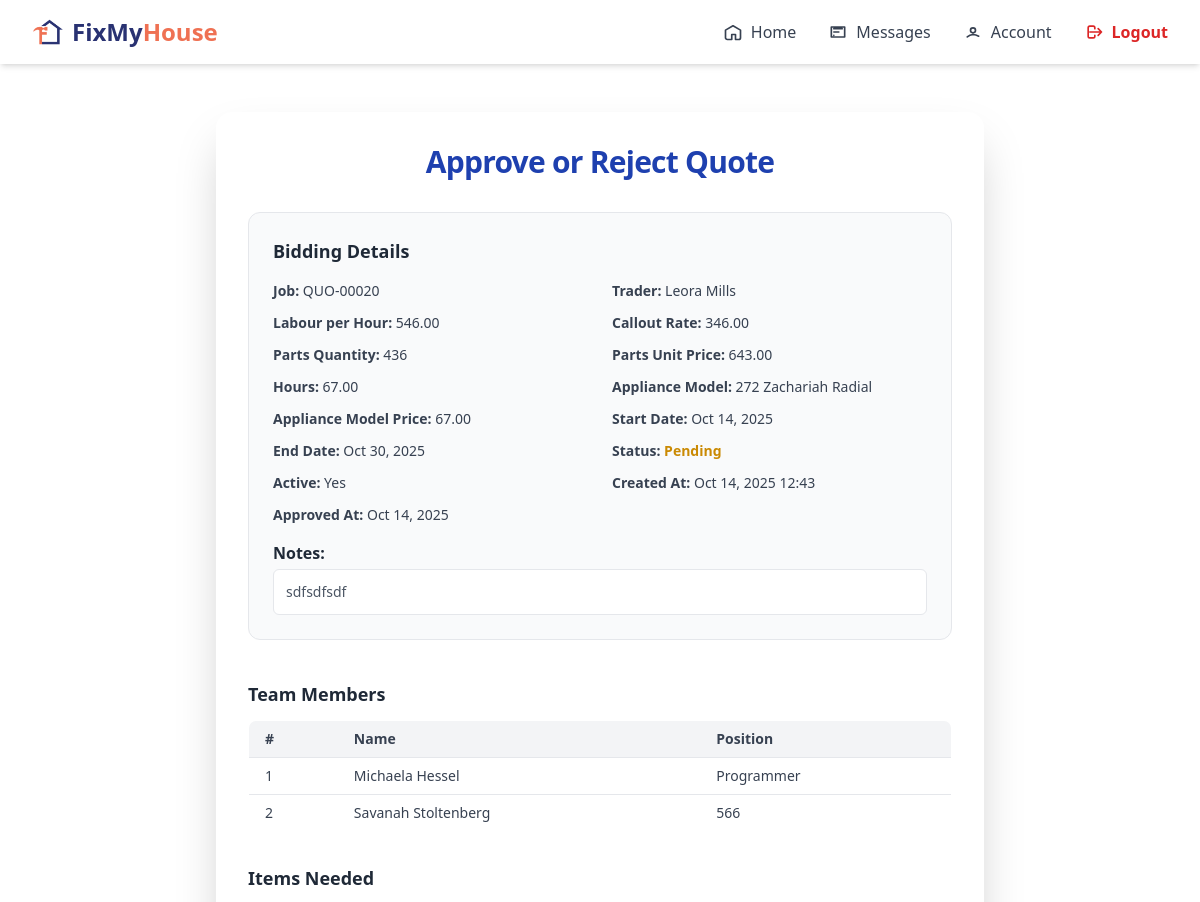
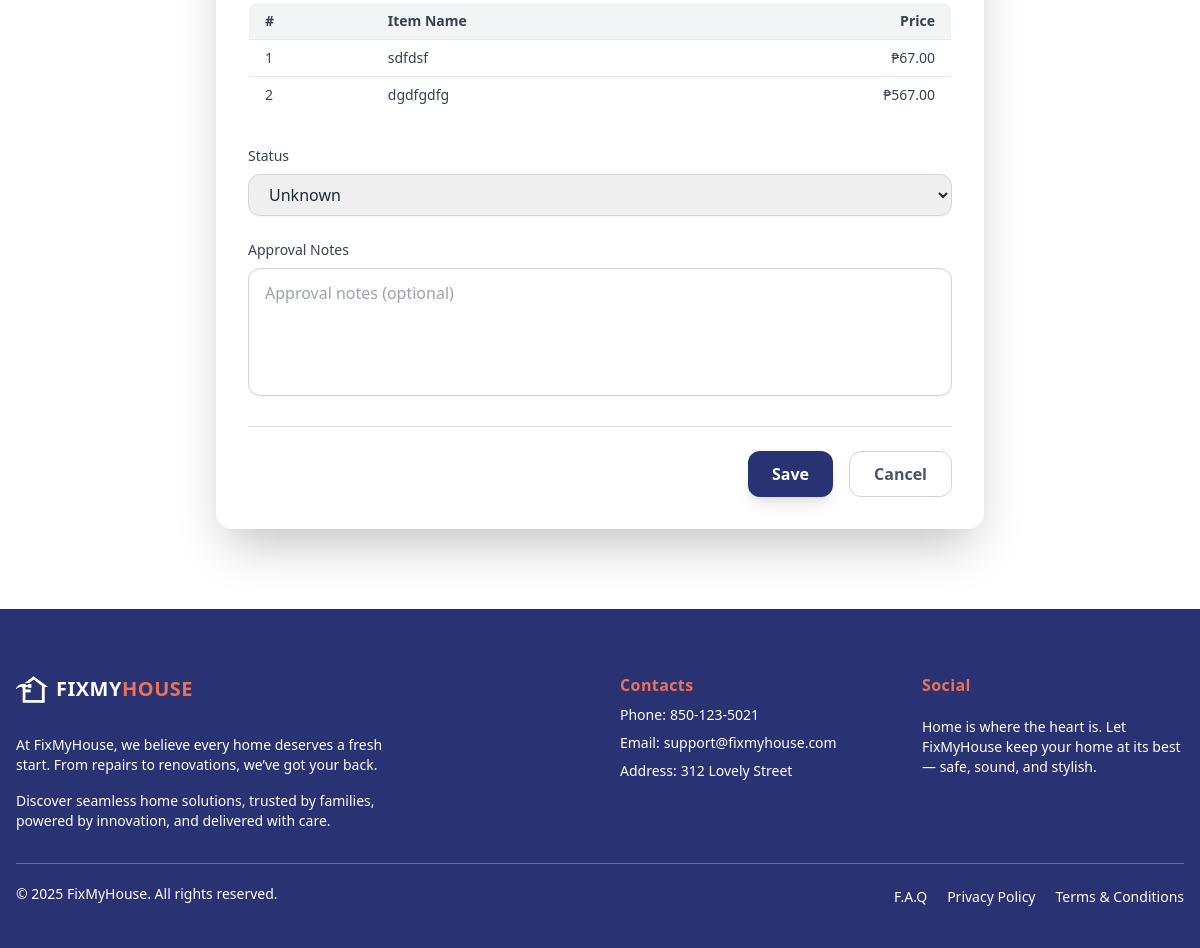
Screenshot of /agent/bidding/15/approve/ (signed in) with the database file from the repository (2 pictures, top to bottom).
### trader/models/biddingTrader.py (models this page shows, shortened)
class Bidding(models.Model):
    trader = models.ForeignKey(TraderRegistration, on_delete=models.CASCADE, related_name='bid_trader')
    agent = models.ForeignKey(AgentRegister, on_delete=models.SET_NULL, null=True, blank=True, related_name='bid_agent')
    jobs = models.ForeignKey(Jobs, on_delete=models.SET_NULL, null=True, blank=True, related_name='jobs_related')
    team_member = models.ManyToManyField(TeamMember, related_name='biddings_related', blank=True)
    labour_per_hour = models.DecimalField(max_digits=10, decimal_places=2, null=True, blank=True)
    callout_rate = models.DecimalField(max_digits=10, decimal_places=2, null=True, blank=True)
    parts_qty = models.PositiveIntegerField(default=0)
    parts_unit_price = models.DecimalField(max_digits=10, decimal_places=2, default=0)
    hours = models.DecimalField(max_digits=5, decimal_places=2, default=0)
    appliance_model_price = models.DecimalField(max_digits=10, decimal_places=2, default=0)
    appliance_model = models.CharField(max_length=100, blank=True, null=True)
    notes = models.TextField(blank=True, null=True)
    created_at = models.DateTimeField(auto_now_add=True)
    start_date = models.DateTimeField(blank=True, null=True)
    end_date = models.DateTimeField(blank=True, null=True)
    is_approved = models.BooleanField(null=True, blank=True, default=None, help_text="None=pending, True=approved, False=rejected")
    is_active = models.BooleanField(null=True, blank=True, default=True)
    approved_at = models.DateField(auto_now_add=True, null=True, blank=True)
    approved_by = models.ForeignKey(AgentRegister, on_delete=models.SET_NULL, null=True, blank=True, related_name='approved_bids')
    approval_notes = models.TextField(blank=True, null=True)

### trader/models/jobs.py (models this page shows, shortened)
class Jobs(models.Model):
    agent = models.ForeignKey(AgentRegister, on_delete=models.CASCADE, related_name='jobs_agent')
    trader = models.ForeignKey(TraderRegistration, on_delete=models.SET_NULL, null=True, blank=True, related_name='jobs_trader')
    property = models.ForeignKey(Property, on_delete=models.SET_NULL, null=True, blank=True, related_name='jobs_property')
    STATUS_CHOICES = [
        ('quoted', 'Quoted'),
        ('confirmed', 'Confirmed'),
        ('approved', 'Approved'),
        ('scheduled', 'Scheduled'),
    ]
    address = models.TextField(blank=True, null=True)
    category = models.ForeignKey(Services, on_delete=models.SET_NULL, null=True, blank=True, related_name='category_services')
    renter = models.CharField(max_length=100, null=True, blank=True)
    priority = models.BooleanField(default=False)  # True = High Priority
    job_code = models.CharField(max_length=20, unique=True)
    notes = models.TextField()
    status = models.CharField(max_length=20, choices=STATUS_CHOICES, default='quoted')
    bid_status = models.CharField(max_length=20, choices=[('open', 'Open'), ('closed', 'Closed')], default='open')
    bid_count = models.IntegerField(default=0)
    quoted_at = models.DateField(default=timezone.now)
    confirmed_at = models.DateField(null=True, blank=True)
    approved_at = models.DateField(null=True, blank=True)
    scheduled_at = models.DateField(null=True, blank=True)
    is_active = models.BooleanField(null=True, blank=True, default=True)
    start_date = models.DateField(null=True, blank=True)
    end_date = models.DateField(null=True, blank=True)
    issue_found_at = models.DateField(null=True, blank=True)
    renter_availability = models.DateField(null=True, blank=True)
    issue_been_fixed_before = models.BooleanField(default=False)
    def __str__(self):
        return self.job_code

### trader/models/registerTrader.py (models this page shows, shortened)
class TraderRegistration(models.Model):
    user = models.OneToOneField(User, on_delete=models.CASCADE, null=True, blank=True)
    name = models.CharField(max_length=255)
    email = models.EmailField()
    phone = models.CharField(max_length=50)
    password = models.CharField(max_length=255, null=True, blank=True)
    isAdmin = models.BooleanField(default=False)
    isDirector = models.BooleanField(default=True)
    isTeamMember = models.BooleanField(default=False)
    COMPANY_TYPE_CHOICES = [
        ('sole_trader', 'Sole Trader'),
        ('company', 'Company'),
    ]
    INDUSTRIES_CHOICES = [
        ('air_conditioning', 'Air Conditioning'),
        ('cleaning', 'Cleaning'),
        ('electrical', 'Electrical'),
        ('gardening', 'Gardening'),
        ('general_maintenance', 'General Maintenance'),
        ('glazing', 'Glazing'),
        ('pest_control', 'Pest Control'),
        ('plumbing_gas', 'Plumbing / Gas'),
        ('tree_cutting', 'Tree Cutting'),
        ('steel_works', 'Steel Works'),
        ('safety', 'Safety'),
    ]
    company_type = models.CharField(max_length=100, choices=COMPANY_TYPE_CHOICES, default='company')
    company_name = models.CharField(max_length=255, blank=True, null=True)
    company_address = models.CharField(max_length=255, blank=True, null=True)
    company_email = models.EmailField(blank=True, null=True)
    company_landline = models.CharField(max_length=50, blank=True, null=True)
    gst_registered = models.BooleanField(default=False)
    abn = models.CharField(max_length=20, blank=True, null=True)
    industry = models.CharField(max_length=100, choices=INDUSTRIES_CHOICES, blank=True, null=True)
    state = models.CharField(max_length=100, blank=True)
    municipality = models.CharField(max_length=100, blank=True)
    city = models.CharField(max_length=100, blank=True)
    address_line_1 = models.CharField(max_length=255, blank=True, null=True)
    address_line_2 = models.CharField(max_length=255, blank=True, null=True)
    postal_code = models.CharField(max_length=20, blank=True)
    def __str__(self):
        return self.name

### trader/models/teamMember.py (models this page shows, shortened)
class TeamMember(models.Model):
    user = models.OneToOneField(User, on_delete=models.CASCADE, null=True, blank=True)
    trader = models.ForeignKey(TraderRegistration,
        on_delete=models.CASCADE, related_name='team_members')
    teamName = models.CharField(max_length=255)
    position = models.CharField(max_length=100)
    labour_rate_per_hour = models.DecimalField(max_digits=8, decimal_places=2, null=True, blank=True)
    callout_rate = models.DecimalField(max_digits=8, decimal_places=2, null=True, blank=True)
    contact_number = models.CharField(max_length=50, blank=True)
    email = models.EmailField(blank=True)
    active_postal_codes = models.CharField(max_length=255, blank=True)  # Comma-separated
    holidays = models.JSONField(blank=True, default=list) # Store as comma-separated dates or JSON
    time_in = models.TimeField(null=True, blank=True)
    time_out = models.TimeField(null=True, blank=True)
    IsWorkInHoliday = models.BooleanField(default=False)
    holidayTime_in = models.TimeField(null=True, blank=True)
    holidayTime_out = models.TimeField(null=True, blank=True)

### trader/models/itemNeeded.py (models this page shows, shortened)
class ItemNeeded(models.Model):
    bidding = models.ForeignKey('Bidding',
        on_delete=models.CASCADE,
        related_name='items_needed',
        null=True, blank=True
    )
    name = models.CharField(max_length=100)
    price = models.FloatField(null=True, blank=True, default=0)

### agent/views/biddingApproval.py (the view, shortened to what this page needs)
# urls.py: path('bidding/<int:pk>/approve/', BiddingApprovalView.as_view(), name='bidding_approval'),
@method_decorator([login_required, agent_required], name='dispatch')
class BiddingApprovalView(UserPassesTestMixin, UpdateView):
    model = Bidding
    form_class = BiddingApprovalForm
    template_name = 'pages/bidding_approval.html'
    success_url = reverse_lazy('agent_bid_list')
    def test_func(self):
        return hasattr(self.request.user, 'agentregister')
    def get_context_data(self, **kwargs):
        context = super().get_context_data(**kwargs)
        bidding = self.get_object()
        context['team_members'] = bidding.team_member.all()
        context['items_needed'] = bidding.items_needed.all()
        return context

### agent/forms.py
class BiddingApprovalForm(forms.ModelForm):
    class Meta:
        model = Bidding
        fields = ['is_approved', 'approval_notes']
        widgets = {
            'approval_notes': forms.Textarea(attrs={'rows': 3, 'placeholder': 'Approval notes (optional)'}),
            'start_date': forms.DateInput(
                attrs={
                    'type': 'date',
                    'class': 'w-full border border-gray-300 rounded-md p-2'
                }
            ),
            'end_date': forms.DateInput(
                attrs={
                    'type': 'date',
                    'class': 'w-full border border-gray-300 rounded-md p-2'
                }
            ),
        }

### trader/context_processors.py (called while the page is built)
def notifications_context(request):
    if request.user.is_authenticated:
        unread_qs = get_unread_notifications(request.user)
        return {
            "unread_count": unread_qs.count(),
            "unread_notifications": unread_qs[:5],  # show latest 5
        }
    return {}

### trader/views/traderNotification.py (called while the page is built)
def get_unread_notifications(user):
    try:
        return TraderNotification.objects.filter(
            trader_id__user=user,
            seen=False
        ).order_by("-created_at")
    except Exception as e:
        logger.error(f"Error fetching notifications! {e}")
        return TraderNotification.objects.none()

### agent/templates/pages/bidding_approval.html (shortened to what this page needs)
{% extends "baseAgent.html" %}
{% load widget_tweaks %}
{% block content %}
{% include 'components/home/navigatorBaseAgent.html' %}
<div class="max-w-3xl mx-auto p-8 bg-white shadow-2xl rounded-2xl mt-12 mb-[5rem] w-full">
  <h2 class="text-3xl font-extrabold text-blue-800 mb-8 text-center tracking-tight">
    Approve or Reject Quote
  </h2>
  <div class="mb-10 border border-gray-200 rounded-xl p-6 bg-gray-50">
    <h3 class="text-lg font-semibold text-gray-800 mb-4">Bidding Details</h3>
    <div class="grid grid-cols-2 gap-x-6 gap-y-3 text-gray-700 text-sm">
      <div><strong>Job:</strong> {{ bidding.jobs|default:"—" }}</div>
      <div><strong>Trader:</strong> {{ bidding.trader }}</div>
      <div><strong>Labour per Hour:</strong> {{ bidding.labour_per_hour|floatformat:2 }}</div>
      <div><strong>Callout Rate:</strong> {{ bidding.callout_rate|floatformat:2 }}</div>
      <div><strong>Parts Quantity:</strong> {{ bidding.parts_qty }}</div>
      <div><strong>Parts Unit Price:</strong> {{ bidding.parts_unit_price|floatformat:2 }}</div>
      <div><strong>Hours:</strong> {{ bidding.hours|floatformat:2 }}</div>
      <div><strong>Appliance Model:</strong> {{ bidding.appliance_model|default:"—" }}</div>
      <div><strong>Appliance Model Price:</strong> {{ bidding.appliance_model_price|floatformat:2 }}</div>
      <div><strong>Start Date:</strong> {{ bidding.start_date|date:"M d, Y" }}</div>
      <div><strong>End Date:</strong> {{ bidding.end_date|date:"M d, Y" }}</div>
      <div><strong>Status:</strong>
        {% if bidding.is_approved == True %}
          <span class="text-green-600 font-semibold">Approved</span>
        {% elif bidding.is_approved == False %}
          <span class="text-red-600 font-semibold">Rejected</span>
        {% else %}
          <span class="text-yellow-600 font-semibold">Pending</span>
        {% endif %}
      </div>
      <div><strong>Active:</strong> {{ bidding.is_active|yesno:"Yes,No" }}</div>
      <div><strong>Created At:</strong> {{ bidding.created_at|date:"M d, Y H:i" }}</div>
      <div><strong>Approved At:</strong> {{ bidding.approved_at|date:"M d, Y"|default:"—" }}</div>
    </div>
    {% if bidding.notes %}
      <div class="mt-4">
        <strong class="block text-gray-800 mb-1">Notes:</strong>
        <p class="text-gray-600 bg-white border border-gray-200 rounded-md p-3 text-sm">
          {{ bidding.notes }}
        </p>
      </div>
    {% endif %}
  </div>
  {% if team_members %}
  <div class="mb-8">
    <h3 class="text-lg font-semibold text-gray-800 mb-3">Team Members</h3>
    <table class="min-w-full border border-gray-300 rounded-lg overflow-hidden text-gray-700 text-sm">
      <thead class="bg-gray-100 text-left">
        <tr>
          <th class="px-4 py-2">#</th>
          <th class="px-4 py-2">Name</th>
          <th class="px-4 py-2">Position</th>
        </tr>
      </thead>
      <tbody>
        {% for member in team_members %}
        <tr class="border-t">
          <td class="px-4 py-2">{{ forloop.counter }}</td>
          <td class="px-4 py-2">{{ member.teamName }}</td>
          <td class="px-4 py-2">{{ member.position|default:"—" }}</td>
        </tr>
        {% empty %}
        <tr><td colspan="3" class="px-4 py-2 text-gray-500 text-center">No team members assigned.</td></tr>
        {% endfor %}
      </tbody>
    </table>
  </div>
  {% endif %}
  {% if items_needed %}
  <div class="mb-8">
    <h3 class="text-lg font-semibold text-gray-800 mb-3">Items Needed</h3>
    <table class="min-w-full border border-gray-300 rounded-lg overflow-hidden text-gray-700 text-sm">
      <thead class="bg-gray-100 text-left">
        <tr>
          <th class="px-4 py-2">#</th>
          <th class="px-4 py-2">Item Name</th>
          <th class="px-4 py-2 text-right">Price</th>
        </tr>
      </thead>
      <tbody>
        {% for item in items_needed %}
        <tr class="border-t">
          <td class="px-4 py-2">{{ forloop.counter }}</td>
          <td class="px-4 py-2">{{ item.name }}</td>
          <td class="px-4 py-2 text-right">₱{{ item.price|floatformat:2 }}</td>
        </tr>
        {% empty %}
        <tr><td colspan="3" class="px-4 py-2 text-gray-500 text-center">No items listed.</td></tr>
        {% endfor %}
      </tbody>
    </table>
  </div>
  {% endif %}
  <form method="post" class="space-y-6">
    <div>
      <label class="block text-sm font-medium text-gray-700 mb-2">Status</label>
      {{ form.is_approved|add_class:"w-full border border-gray-300 rounded-xl px-4 py-2 text-gray-800 shadow-sm focus:ring-2 focus:ring-blue-500 focus:border-blue-500 transition" }}
    </div>
    <div>
      <label class="block text-sm font-medium text-gray-700 mb-2">Approval Notes</label>
      {{ form.approval_notes|add_class:"w-full border border-gray-300 rounded-xl px-4 py-3 text-gray-800 shadow-sm focus:ring-2 focus:ring-blue-500 focus:border-blue-500 transition h-32 resize-none" }}
    </div>
    <div class="flex justify-end gap-4 pt-6 border-t">
      <button type="submit"
        class="bg-[#293272] hover:bg-[#162060] text-white px-6 py-2.5 rounded-xl font-semibold shadow-lg transition">
        Save
      </button>
      <a href="javascript:history.back()"
         class="px-6 py-2.5 rounded-xl font-semibold border border-gray-300 text-gray-600 hover:bg-gray-100 transition">
        Cancel
      </a>
    </div>
  </form>
</div>
{% include 'components/footerAgent.html' %}
{% endblock %}

### rows the page displays
Bidding: jobs "QUO-00020", trader "Leora Mills", labour_per_hour "546.00", callout_rate "346.00", parts_qty "436", parts_unit_price "643.00", hours "67.00", appliance_model "272 Zachariah Radial", appliance_model_price "67.00", start_date "Oct 14, 2025", end_date "Oct 30, 2025", is_active "Yes", created_at "Oct 14, 2025 12:43", approved_at "Oct 14, 2025", notes "sdfsdfsdf", is_approved "Unknown"
TeamMember: teamName "Michaela Hessel", position "Programmer"
TeamMember: teamName "Savanah Stoltenberg", position "566"
ItemNeeded: name "sdfdsf", price "67.00"
ItemNeeded: name "dgdfgdfg", price "567.00"
